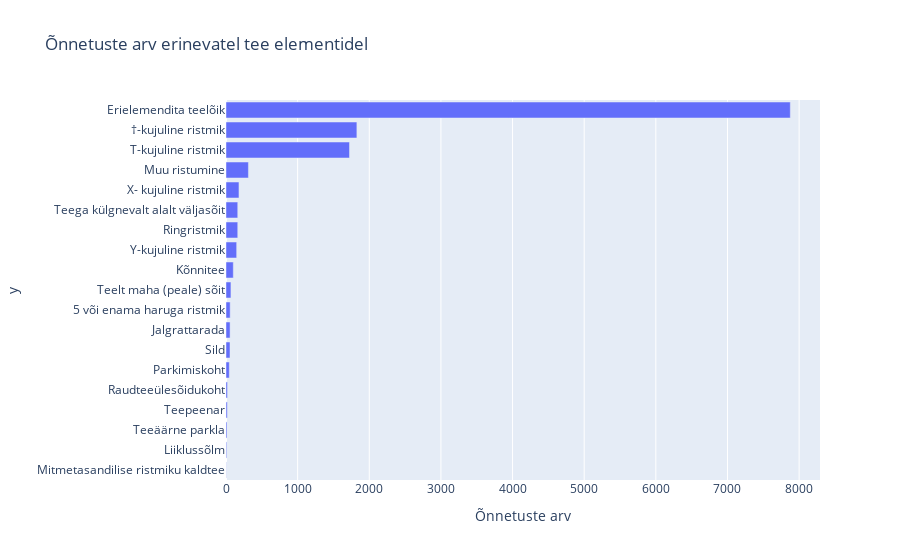

Notebook cell for this chart:
### Code cell
# liiklusõnnetused liiklusolude kaupa kaupa
@pn.depends( pn.widgets.RadioButtonGroup.param.value)   
def liiklusolud(liik, slider_value):
    df_kaart=df.loc[pd.to_datetime(slider_value[0]):pd.to_datetime(slider_value[1])]    
    

    # Counting the number of accidents for each time component
    element = df_kaart['Tee element [2]'].value_counts().sort_index().sort_values()
    objekt = df_kaart['Tee objekt [2]'].value_counts().sort_index().sort_values()
    kurvilisus = df_kaart['Kurvilisus'].value_counts().sort_index().sort_values()
    tasasus = df_kaart['Tee tasasus'].value_counts().sort_index().sort_values()
    seisund = df_kaart['Tee seisund'].value_counts().sort_index().sort_values()
    teekate = df_kaart['Teekate'].value_counts().sort_index().sort_values()
    teekatte_seisund = df_kaart['Teekatte seisund [2]'].value_counts().sort_index().sort_values()
    piirkiirus = df_kaart['Lubatud sõidukiirus (PPA)'].value_counts().sort_index().sort_values()


    
# Creating bar plots using Plotly
    if liik == "Tee element":
        fig = px.bar(y=element.index, x=element.values, labels={'x': 'Õnnetuste arv'}, title='Õnnetuste arv erinevatel tee elementidel')
    elif liik == "Tee objekt": 
        fig = px.bar(y=objekt.index, x=objekt.values, labels={'x': 'Õnnetuste arv'}, title='Õnnetuste arv erinevatel tee objektidel')
    elif liik == "Kurvilisus": 
        fig = px.bar(y=kurvilisus.index, x=kurvilisus.values, labels={'x': 'Õnnetuste arv'}, title='Õnnetuste arv erineva kurvilisusega teedel')
    elif liik == "Tee tasasus": 
        fig = px.bar(y=tasasus.index, x=tasasus.values, labels={'x': 'Õnnetuste arv'}, title='Õnnetuste arv erinevate  tasasutega teedel')
    elif liik == "Tee seisund": 
        fig = px.bar(y=seisund.index, x=seisund.values, labels={'x': 'Õnnetuste arv'}, title='Õnnetuste arv erineva seisundiga teedel')
    elif liik == "Teekate": 
        fig = px.bar(y=teekate.index, x=teekate.values, labels={'x': 'Õnnetuste arv'}, title='Õnnetuste arv erineva teekattega teedel')
    elif liik == "Teekatte seisund": 
        fig = px.bar(y=teekatte_seisund.index, x=teekatte_seisund.values, labels={'x': 'Õnnetuste arv'}, title='Õnnetuste arv erineva teekatte seisundiga teedel')
    elif liik == "Piirkiirus": 
        fig = px.bar(y=piirkiirus.index, x=piirkiirus.values, labels={'x': 'Õnnetuste arv'}, title='Õnnetuste arv erineva piirkiirusega teedel')
        
        
    return fig

liiklusolud(olukord.value, slider.value)

### Figure 1 — Plotly figure (JSON) as saved in the notebook; plotly's stock layout.template omitted (floating-point values rounded to 4 significant figures)
{"data": [{"alignmentgroup": "True", "hovertemplate": "Õnnetuste arv=%{x}<br>y=%{y}<extra></extra>", "legendgroup": "", "marker": {"color": "#636efa", "pattern": {"shape": ""}}, "name": "", "offsetgroup": "", "orientation": "h", "showlegend": false, "textposition": "auto", "type": "bar", "x": [3, 10, 14, 18, 21, 46, 56, 57, 58, 69, 102, 149, 164, 164, 181, 313, 1724, 1827, 7877], "xaxis": "x", "y": ["Mitmetasandilise ristmiku kaldtee", "Liiklussõlm", "Teeäärne parkla", "Teepeenar", "Raudteeülesõidukoht", "Parkimiskoht", "Sild", "Jalgrattarada", "5 või enama haruga ristmik", "Teelt maha (peale) sõit", "Kõnnitee", "Y-kujuline ristmik", "Ringristmik", "Teega külgnevalt alalt väljasõit", "X- kujuline ristmik", "Muu ristumine", "T-kujuline ristmik", "†-kujuline ristmik", "Erielemendita teelõik"], "yaxis": "y"}], "layout": {"barmode": "relative", "legend": {"tracegroupgap": 0}, "title": {"text": "Õnnetuste arv erinevatel tee elementidel"}, "xaxis": {"anchor": "y", "domain": [0, 1], "title": {"text": "Õnnetuste arv"}}, "yaxis": {"anchor": "x", "domain": [0, 1], "title": {"text": "y"}}}}
